Frame 1 (no input): blank canvas, image omitted
Frame 60 (the mouse pressed at the canvas centre just before this capture): blank canvas, image omitted
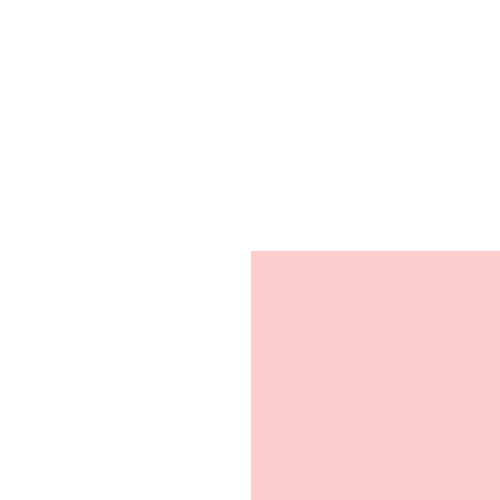
Frame 120 (the mouse held since frame 60 and released just before this capture)

The Processing sketch whose frames 1 and 60 were blank and that drew this single picture after the mouse press (run headless with seeded random() and noise(); from frame 60 on, the mouse is pressed at the canvas centre):

// Processing sketch: processing_163894
// ── processing_163894.pde

//variables that will only appear once at the start
void setup(){
  //size of canvas(width, height)
  size(500,500);
}
//Variables tha will loop
void draw(){
  //color of the background(red,green,blue)
  background(255,255,255);
  //color of object(r,g variable is the x coordinate of the mouse divided by 3,
  //b variable is the x coordinate of the mouse divided by 3,transparency)
  fill(245,mouseX/3,mouseX/3,40);
  //color of object's outline(r,g,b)
  stroke(255,255,255);
  //Rectangle shape(x coordinate is the x coordinate of the mouse,y is the y coodinate of the mouse, 
  //the width is the number of mouse on the x-axis, the height is the number of mouse of the x-axis)
  rect(mouseX,mouseY,mouseX,mouseX);
  //color of object(r,g variable is the x coordinate of the mouse divided by 3,
  //b variable is the x coordinate of the mouse divided by 3,transparency)
  fill(245,mouseX/3,mouseX/3,40);
   //color of object's outline(r,g,b)
  stroke(255,255,255);
  //Rectangle shape(x coordinate is the y coordinate of the mouse,y is the x coodinate of the mouse, 
  //the width is the number of mouse on the x-axis, the height is the number of mouse of the x-axis)
  rect(mouseY,mouseX,mouseX,mouseX);
}
